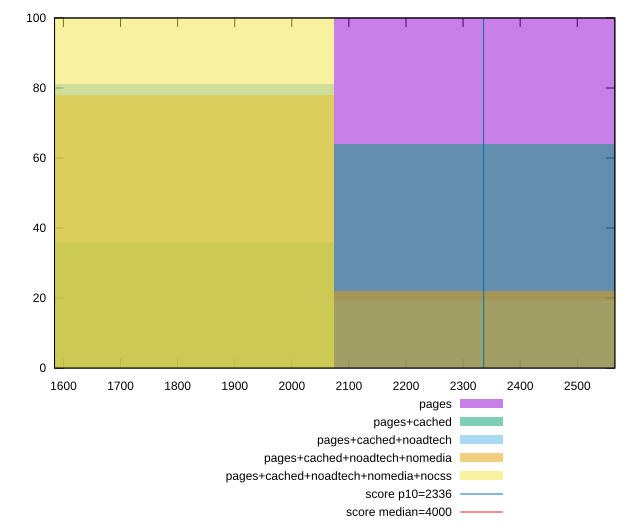

This figure's gnuplot source:
reset

$pages <<EOF
2370.688565124425 100
EOF

$pagesCached <<EOF
2370.688565124425 64
1778.016423843319 36
EOF

$pagesCachedNoadtech <<EOF
2370.688565124425 19
1778.016423843319 81
EOF

$pagesCachedNoadtechNomedia <<EOF
2370.688565124425 22
1778.016423843319 78
EOF

$pagesCachedNoadtechNomediaNocss <<EOF
1778.016423843319 100
EOF

set key outside below
set boxwidth 592.6721412811063
set xrange [1584.4194:2565.7765]
set yrange [0:100]
set trange [0:100]
set style fill transparent solid 0.5 noborder

set parametric
set terminal svg size 640, 530 enhanced background rgb 'white'
set output "report_00018_2021-02-10T15-25-16.877Z/first-contentful-paint/comparison/histogram/all_raw.svg"

plot $pages title "pages" with boxes, \
     $pagesCached title "pages+cached" with boxes, \
     $pagesCachedNoadtech title "pages+cached+noadtech" with boxes, \
     $pagesCachedNoadtechNomedia title "pages+cached+noadtech+nomedia" with boxes, \
     $pagesCachedNoadtechNomediaNocss title "pages+cached+noadtech+nomedia+nocss" with boxes, \
     2336,t title "score p10=2336", \
     4000,t title "score median=4000"

reset
